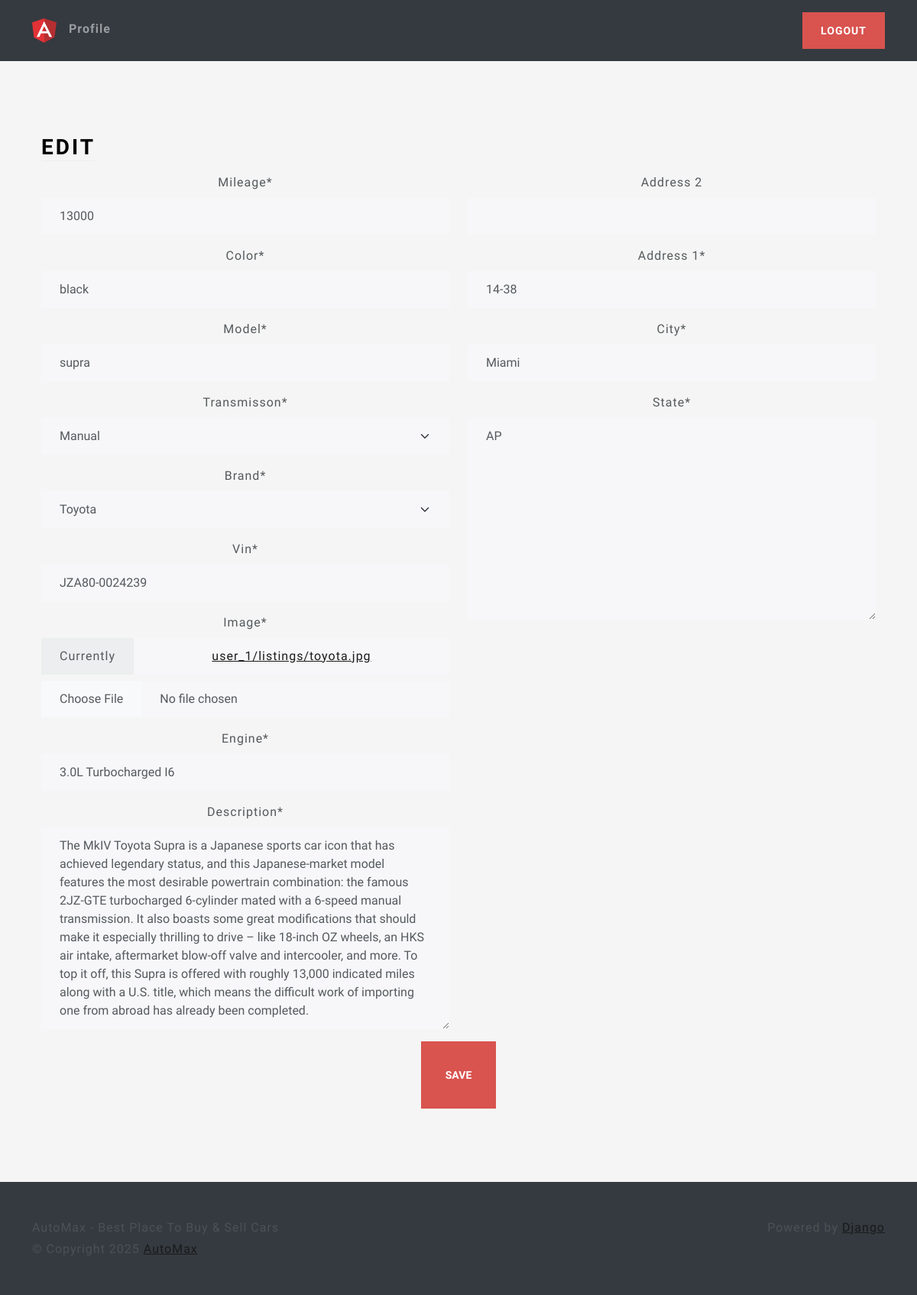
The app's page /listing/230bbbe3-68f2-4ad0-b4ab-7ef044c0876e/edit/ (signed in) with its own data.
### main/models.py (models this page shows, shortened)
class Listing(models.Model):
    id = models.UUIDField(
        primary_key=True,default=uuid.uuid4,unique=True,editable=False
    )
    create_at = models.DateTimeField(auto_now_add=True)
    updated_at= models.DateTimeField(auto_now=True)
    seller = models.ForeignKey(Profile,on_delete = models.CASCADE)
    brand = models.CharField(max_length=24,choices=CARS_BRANDS,default=None)
    model = models.CharField(max_length=64)
    vin = models.CharField(max_length=18)
    mileage = models.IntegerField(default=0)
    color = models.CharField(max_length=24)
    description= models.TextField()
    engine = models.CharField(max_length=24)
    transmisson = models.CharField(max_length=24,choices=TRANSMISSION_OPTIONS,default=None)
    location = models.OneToOneField(Location,on_delete=models.SET_NULL,null=True)
    image=models.ImageField(upload_to=user_listing_path)

### users/models.py (models this page shows, shortened)
class Location(models.Model):
    address_1 = models.CharField(max_length=128,blank=True)
    address_2 = models.CharField(max_length=128,blank=True)
    city = models.CharField(max_length=64)
    state = INStateField(default="AP")

### main/views.py (the view)
# urls.py: path('listing/<str:id>/edit/',edit_view,name='edit'),
@login_required
def edit_view(request,id):
    try:
        listing = Listing.objects.get(id=id)
        if listing is None:
            raise Exception
        if request.method =='POST':
            listing_form = ListingForm(request.POST,request.FILES,instance=listing)
            location_form = LocationForm(request.POST,instance=listing.location)
            if listing_form.is_valid() and location_form.is_valid:
                listing_form.save()
                location_form.save()
                messages.info(request,f'Listing {id} is updated successfully!')
                return redirect('home')
            else:
                messages.error(request,f'An error occured while trying to update the listing. ')
                return reload()
        else:
            listing_form = ListingForm(instance=listing)
            location_form = LocationForm(instance=listing.location)
        context = {
            'location_form':location_form,
            'listing_form':listing_form,
        }
        return render(request,'views/edit.html',context)
    except Exception as e:
        messages.error(request,f'An error occured while trying to excess the edit page. ')
        return redirect('home')

### users/forms.py
class LocationForm(forms.ModelForm):
    address_1 = forms.CharField(required=True)
    class Meta:
        model = Location
        fields = {'address_1','address_2','city','state'}

### main/forms.py
class ListingForm(forms.ModelForm):
    image = forms.ImageField()
    class Meta:
        model=Listing
        fields = {'brand','model','vin','mileage','color','description','engine','transmisson','image'}

### main/templates/views/edit.html (shortened to what this page needs)
{% extends 'base/base.html' %}
{% load static %}
{% load crispy_forms_tags %}
{% block 'body' %}
<div class='container-fluid text-center py-5'>
    <div class='container px-4 py-5'>
        <div class='row g-4'>
            <div class='col d-flex align-items-start'>
                <div>
                    <h2 class='mb-3 border-bottom' style='color:black'>Edit</h2>
                </div>
            </div>
        </div>
        <form action='' method='post' enctype='multipart/form-data'>
            <div class='row'>
                <div class='col-6'>
                    {{ listing_form|crispy }}
                </div>
                <div class='col-6'>
                    {{ location_form|crispy }}
                </div>
            </div>
            <button class='btn btn-lg btn-danger' type='submit'>Save</button>
        </form>
    </div>
</div>
{% endblock %}

### main/static/css/style.css (style rules this page uses)
html, body { height: 100%; }
body { align-items: center; padding-bottom: 40px; background-color: #f5f5f5; }
.h2, h2 { color: white; }

### records on screen
Listing: mileage "13000", color "black", model "supra", transmisson "Manual", brand "Toyota", vin "JZA80-0024239", engine "3.0L Turbocharged I6", description "The MkIV Toyota Supra is a Japanese sports car icon that has achieved legendary status, and this Japanese-market model features the most desirable powertrain combination: the famous 2JZ-GTE turbocharged 6-cylinder mated with a 6-speed manual transmission. It also boasts some great modifications that should make it especially thrilling to drive – like 18-inch OZ wheels, an HKS air intake, aftermarket blow-off valve and intercooler, and more. To top it off, this Supra is offered with roughly 13,000 indicated miles along with a U.S. title, which means the difficult work of importing one from abroad has already been completed."
Location: address_1 "14-38", city "Miami", state "AP"
